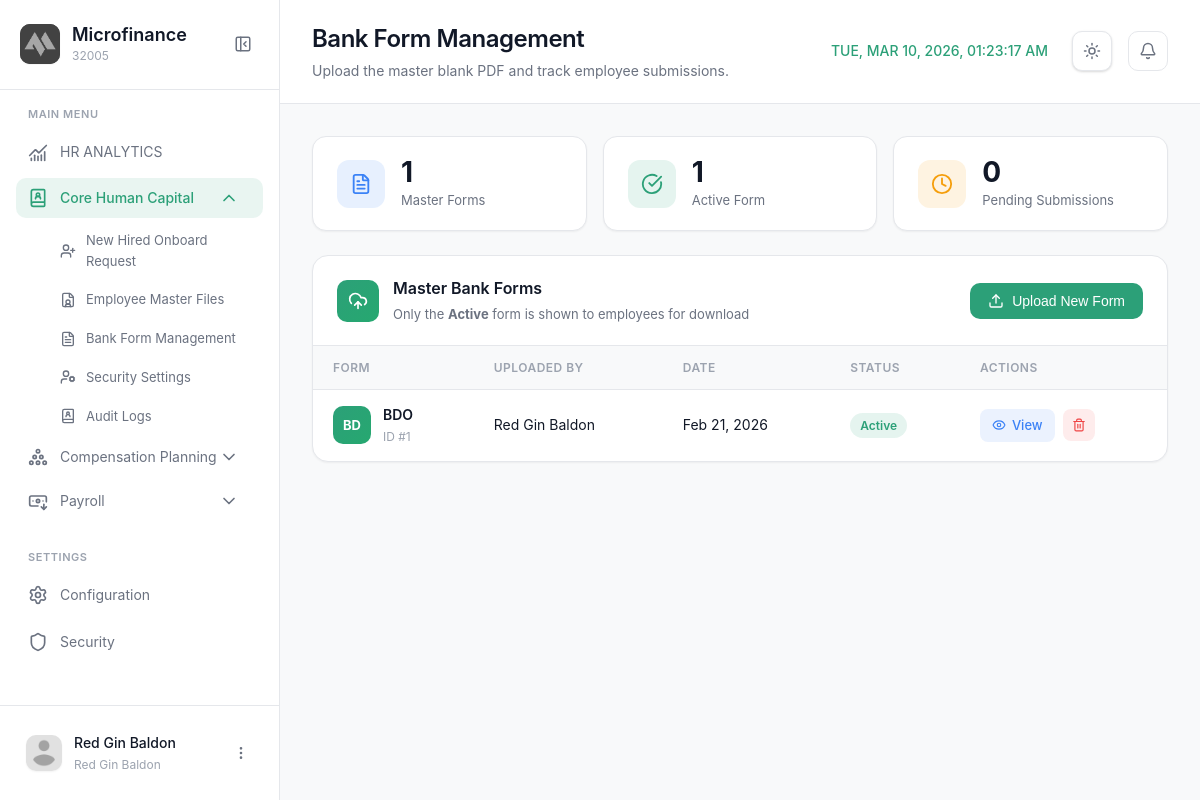
Page /modules/corehumancapital/bankform.php (signed in) on the committed database.
### tables this page shows
CREATE TABLE `bank_forms_master` (
  `FormID` int(11) NOT NULL,
  `FormName` varchar(255) NOT NULL,
  `FilePath` varchar(500) NOT NULL,
  `IsActive` tinyint(1) NOT NULL DEFAULT 1,
  `UploadedBy` varchar(100) DEFAULT NULL,
  `CreatedAt` timestamp NOT NULL DEFAULT current_timestamp()
);

### modules/corehumancapital/bankform.php (the view, shortened to what this page needs)
<!DOCTYPE html>
<html lang="en">
<head>
  <link rel="stylesheet" href="../../css/bankform.css?v=1.3">
</head>
<body>
  <aside class="sidebar" id="sidebar">
    <div class="sidebar-header">
      <div class="logo-container">
        <div class="logo-wrapper">
          <img src="../../img/logo.png" alt="Logo" class="logo">
        </div>
        <div class="logo-text">
          <h2 class="app-name">Microfinance</h2>
          <span class="app-tagline">32005</span>
        </div>
      </div>
      <button class="sidebar-toggle" id="sidebarToggle">
        <i data-lucide="panel-left-close"></i>
      </button>
    </div>
    <nav class="sidebar-nav">
      <div class="nav-section">
        <span class="nav-section-title">MAIN MENU</span>
        <a href="dashboard.php" class="nav-item <?php echo ($page === 'dashboard') ? 'active' : ''; ?>">
          <i data-lucide="chart-no-axes-combined"></i>
          <span>HR ANALYTICS</span>
        </a>
        <div class="nav-item-group active">
          <button class="nav-item has-submenu active" data-module="hr">
            <div class="nav-item-content">
              <i data-lucide="book-user"></i>
              <span>Core Human Capital</span>
            </div>
            <i data-lucide="chevron-down" class="submenu-icon"></i>
          </button>
          <div class="submenu active" id="submenu-hr">
            <a href="" class="submenu-item">
              <i data-lucide="user-plus"></i>
              <span>New Hired Onboard Request</span>
            </a>
            <a href="employeemaster.php" class="submenu-item">
              <i data-lucide="file-user"></i>
              <span>Employee Master Files</span>
            </a>
            <a href="bankform.php" class="submenu-item active">
              <i data-lucide="file-text"></i>
              <span>Bank Form Management</span>
            </a>
            <a href="" class="submenu-item">
              <i data-lucide="user-cog"></i>
              <span>Security Settings</span>
            </a>
            <a href="auditlogs.php" class="submenu-item">
              <i data-lucide="book-user"></i>
              <span>Audit Logs</span>
            </a>
          </div>
        </div>
        <div class="nav-item-group">
          <button class="nav-item has-submenu" data-module="planning">
            <div class="nav-item-content">
              <i data-lucide="circle-pile"></i>
              <span>Compensation Planning</span>
            </div>
            <i data-lucide="chevron-down" class="submenu-icon"></i>
          </button>
        </div>
        <div class="nav-item-group">
          <button class="nav-item has-submenu" data-module="payroll">
            <div class="nav-item-content">
              <i data-lucide="banknote-arrow-down"></i>
              <span>Payroll</span>
            </div>
            <i data-lucide="chevron-down" class="submenu-icon"></i>
          </button>
        </div>
      </div>
      <div class="nav-section">
        <span class="nav-section-title">SETTINGS</span>
        <a href="#" class="nav-item"><i data-lucide="settings"></i><span>Configuration</span></a>
        <a href="#" class="nav-item"><i data-lucide="shield"></i><span>Security</span></a>
      </div>
    </nav>
    <div class="sidebar-footer">
      <div class="user-profile">
        <div class="user-avatar">
          <img src="../../img/profile.png" alt="User">
        </div>
        <div class="user-info">
          <span class="user-name"><?php echo htmlspecialchars($_SESSION['username'] ?? 'User'); ?></span>
          <span class="user-role"><?php echo htmlspecialchars($_SESSION['user_role'] ?? 'HR Specialist'); ?></span>
        </div>
        <button class="user-menu-btn" id="userMenuBtn">
          <i data-lucide="more-vertical"></i>
        </button>
      </div>
    </div>
  </aside>
  <main class="main-content">
    <header class="page-header">
      <div class="header-left">
        <div class="header-title">
          <h1>Bank Form Management</h1>
          <p>Upload the master blank PDF and track employee submissions.</p>
        </div>
      </div>
      <div class="header-right">
                        <div class="header-clock">
          <span id="realTimeClock"></span>
        </div>
        <button class="theme-toggle" id="themeToggle" aria-label="Toggle theme">
          <i data-lucide="sun" class="sun-icon"></i>
        </button>
        <button class="icon-btn">
          <i data-lucide="bell"></i>
        </button>
      </div>
    </header>
<?php
require_once '../../config/config.php';
$masterRes  = $conn->query("SELECT * FROM bank_forms_master ORDER BY CreatedAt DESC");
$masters    = [];
if ($masterRes) while ($r = $masterRes->fetch_assoc()) $masters[] = $r;
$activeForm = null;
foreach ($masters as $m) { if ($m['IsActive']) { $activeForm = $m; break; } }
$pendingRes = $conn->query("SELECT COUNT(*) AS cnt FROM bank_applications WHERE Status='Pending'");
$pendingCnt = $pendingRes ? intval($pendingRes->fetch_assoc()['cnt']) : 0;
?>
    <div class="content-wrapper">
      <div class="bf-stats">
        <div class="bf-stat-card">
          <div class="bf-stat-icon blue"><i data-lucide="file-text"></i></div>
          <div class="bf-stat-info">
            <span class="bf-stat-value"><?php echo count($masters); ?></span>
            <span class="bf-stat-label">Master Forms</span>
          </div>
        </div>
        <div class="bf-stat-card">
          <div class="bf-stat-icon green"><i data-lucide="check-circle"></i></div>
          <div class="bf-stat-info">
            <span class="bf-stat-value"><?php echo $activeForm ? '1' : '0'; ?></span>
            <span class="bf-stat-label">Active Form</span>
          </div>
        </div>
        <div class="bf-stat-card">
          <div class="bf-stat-icon amber"><i data-lucide="clock"></i></div>
          <div class="bf-stat-info">
            <span class="bf-stat-value"><?php echo $pendingCnt; ?></span>
            <span class="bf-stat-label">Pending Submissions</span>
          </div>
        </div>
      </div>
      <div class="bf-panel">
        <div class="bf-panel-header">
          <div class="bf-panel-left">
            <div class="bf-panel-icon"><i data-lucide="upload-cloud"></i></div>
            <div>
              <h2 class="bf-panel-title">Master Bank Forms</h2>
              <div class="bf-panel-sub">Only the <strong>Active</strong> form is shown to employees for download</div>
            </div>
          </div>
          <button class="bf-btn-primary" id="openUploadBtn">
            <i data-lucide="upload"></i> Upload New Form
          </button>
        </div>
        <?php if (empty($masters)): ?>
        <div class="bf-empty">
          <div class="bf-empty-icon"><i data-lucide="file-plus"></i></div>
          <h3>No forms yet</h3>
          <p>Upload the blank bank enrollment PDF. Employees will download and fill it out.</p>
        </div>
        <?php else: ?>
        <div class="table-responsive">
          <table class="bf-table">
            <thead>
              <tr>
                <th>Form</th>
                <th>Uploaded By</th>
                <th>Date</th>
                <th>Status</th>
                <th>Actions</th>
              </tr>
            </thead>
            <tbody>
              <?php foreach ($masters as $m):
                $ini = strtoupper(substr($m['FormName'], 0, 2));
                $url = '../../' . $m['FilePath'];
              ?>
              <tr>
                <td>
                  <div class="bf-bank-cell">
                    <div class="bf-bank-avatar<?php echo $m['IsActive'] ? ' bf-av-active' : ''; ?>"><?php echo htmlspecialchars($ini); ?></div>
                    <div>
                      <div class="bf-bank-name"><?php echo htmlspecialchars($m['FormName']); ?></div>
                      <div class="bf-form-sub">ID #<?php echo $m['FormID']; ?></div>
                    </div>
                  </div>
                </td>
                <td><?php echo htmlspecialchars($m['UploadedBy'] ?? 'â€”'); ?></td>
                <td><?php echo date('M d, Y', strtotime($m['CreatedAt'])); ?></td>
                <td>
                  <span class="bf-badge <?php echo $m['IsActive'] ? 'bf-badge-active' : 'bf-badge-archived'; ?>">
                    <?php echo $m['IsActive'] ? 'Active' : 'Archived'; ?>
                  </span>
                </td>
                <td>
                  <div class="bf-actions">
                    <a href="<?php echo htmlspecialchars($url); ?>" target="_blank" class="bf-btn-view">
                      <i data-lucide="eye"></i> View
                    </a>
                    <button class="bf-btn-delete" data-id="<?php echo $m['FormID']; ?>">
                      <i data-lucide="trash-2"></i>
                    </button>
                  </div>
                </td>
              </tr>
              <?php endforeach; ?>
            </tbody>
          </table>
        </div>
        <?php endif; ?>
      </div>
    </div>
  </main>
</body>
</html>

### rows in the picture
bank_forms_master: FormName "BD", FormName "BDO", FormID "1", UploadedBy "Red Gin Baldon", CreatedAt "Feb 21, 2026", IsActive "Active"

### other values in the picture
$_SESSION['username'] "Red Gin Baldon"
$_SESSION['user_role'] "Red Gin Baldon"
count($masters) "1"
$pendingCnt "0"
